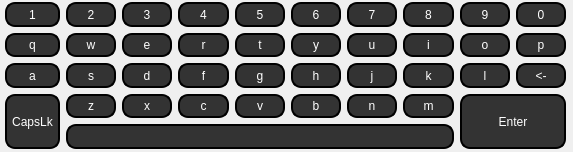
<?xml version="1.0" encoding="UTF-8"?>
<ui version="4.0">
 <class>Keyboard</class>
 <widget class="QWidget" name="Keyboard">
  <property name="geometry">
   <rect>
    <x>0</x>
    <y>0</y>
    <width>573</width>
    <height>152</height>
   </rect>
  </property>
  <property name="minimumSize">
   <size>
    <width>430</width>
    <height>150</height>
   </size>
  </property>
  <property name="maximumSize">
   <size>
    <width>16777215</width>
    <height>16777215</height>
   </size>
  </property>
  <property name="windowTitle">
   <string>Widget</string>
  </property>
  <layout class="QGridLayout" name="gridLayout">
   <property name="leftMargin">
    <number>5</number>
   </property>
   <property name="topMargin">
    <number>2</number>
   </property>
   <property name="rightMargin">
    <number>7</number>
   </property>
   <property name="bottomMargin">
    <number>3</number>
   </property>
   <item row="1" column="2">
    <widget class="Keys" name="toolButton_e">
     <property name="sizePolicy">
      <sizepolicy hsizetype="Expanding" vsizetype="Expanding">
       <horstretch>0</horstretch>
       <verstretch>0</verstretch>
      </sizepolicy>
     </property>
     <property name="styleSheet">
      <string notr="true">QToolButton{
	color: white;
	background: rgb(51,51,51);
	border: 2px solid;
	border-radius:10px;

}</string>
     </property>
     <property name="text">
      <string>e</string>
     </property>
    </widget>
   </item>
   <item row="6" column="6">
    <widget class="Keys" name="toolButton_n">
     <property name="sizePolicy">
      <sizepolicy hsizetype="Expanding" vsizetype="Expanding">
       <horstretch>0</horstretch>
       <verstretch>0</verstretch>
      </sizepolicy>
     </property>
     <property name="styleSheet">
      <string notr="true">QToolButton{
	color: white;
	background: rgb(51,51,51);
	border: 2px solid;
	border-radius:10px;

}</string>
     </property>
     <property name="text">
      <string>n</string>
     </property>
    </widget>
   </item>
   <item row="2" column="8">
    <widget class="Keys" name="toolButton_l">
     <property name="sizePolicy">
      <sizepolicy hsizetype="Expanding" vsizetype="Expanding">
       <horstretch>0</horstretch>
       <verstretch>0</verstretch>
      </sizepolicy>
     </property>
     <property name="styleSheet">
      <string notr="true">QToolButton{
	color: white;
	background: rgb(51,51,51);
	border: 2px solid;
	border-radius:10px;

}</string>
     </property>
     <property name="text">
      <string>l</string>
     </property>
    </widget>
   </item>
   <item row="1" column="1">
    <widget class="Keys" name="toolButton_w">
     <property name="sizePolicy">
      <sizepolicy hsizetype="Expanding" vsizetype="Expanding">
       <horstretch>0</horstretch>
       <verstretch>0</verstretch>
      </sizepolicy>
     </property>
     <property name="styleSheet">
      <string notr="true">QToolButton{
	color: white;
	background: rgb(51,51,51);
	border: 2px solid;
	border-radius:10px;

}</string>
     </property>
     <property name="text">
      <string>w</string>
     </property>
    </widget>
   </item>
   <item row="1" column="5">
    <widget class="Keys" name="toolButton_y">
     <property name="sizePolicy">
      <sizepolicy hsizetype="Expanding" vsizetype="Expanding">
       <horstretch>0</horstretch>
       <verstretch>0</verstretch>
      </sizepolicy>
     </property>
     <property name="styleSheet">
      <string notr="true">QToolButton{
	color: white;
	background: rgb(51,51,51);
	border: 2px solid;
	border-radius:10px;

}</string>
     </property>
     <property name="text">
      <string>y</string>
     </property>
    </widget>
   </item>
   <item row="0" column="3">
    <widget class="Keys" name="toolButton_4">
     <property name="sizePolicy">
      <sizepolicy hsizetype="Expanding" vsizetype="Expanding">
       <horstretch>0</horstretch>
       <verstretch>0</verstretch>
      </sizepolicy>
     </property>
     <property name="styleSheet">
      <string notr="true">QToolButton{
	color: white;
	background: rgb(51,51,51);
	border: 2px solid;
	border-radius:10px;

}</string>
     </property>
     <property name="text">
      <string>4</string>
     </property>
    </widget>
   </item>
   <item row="1" column="4">
    <widget class="Keys" name="toolButton_t">
     <property name="sizePolicy">
      <sizepolicy hsizetype="Expanding" vsizetype="Expanding">
       <horstretch>0</horstretch>
       <verstretch>0</verstretch>
      </sizepolicy>
     </property>
     <property name="styleSheet">
      <string notr="true">QToolButton{
	color: white;
	background: rgb(51,51,51);
	border: 2px solid;
	border-radius:10px;

}</string>
     </property>
     <property name="text">
      <string>t</string>
     </property>
    </widget>
   </item>
   <item row="2" column="9">
    <widget class="Keys" name="toolButton_Backspace">
     <property name="sizePolicy">
      <sizepolicy hsizetype="Expanding" vsizetype="Expanding">
       <horstretch>0</horstretch>
       <verstretch>0</verstretch>
      </sizepolicy>
     </property>
     <property name="styleSheet">
      <string notr="true">QToolButton{
	color: white;
	background: rgb(51,51,51);
	border: 2px solid;
	border-radius:10px;

}</string>
     </property>
     <property name="text">
      <string>&lt;-</string>
     </property>
    </widget>
   </item>
   <item row="0" column="1">
    <widget class="Keys" name="toolButton_2">
     <property name="sizePolicy">
      <sizepolicy hsizetype="Expanding" vsizetype="Expanding">
       <horstretch>0</horstretch>
       <verstretch>0</verstretch>
      </sizepolicy>
     </property>
     <property name="styleSheet">
      <string notr="true">QToolButton{
	color: white;
	background: rgb(51,51,51);
	border: 2px solid;
	border-radius:10px;

}</string>
     </property>
     <property name="text">
      <string>2</string>
     </property>
    </widget>
   </item>
   <item row="2" column="3">
    <widget class="Keys" name="toolButton_f">
     <property name="sizePolicy">
      <sizepolicy hsizetype="Expanding" vsizetype="Expanding">
       <horstretch>0</horstretch>
       <verstretch>0</verstretch>
      </sizepolicy>
     </property>
     <property name="styleSheet">
      <string notr="true">QToolButton{
	color: white;
	background: rgb(51,51,51);
	border: 2px solid;
	border-radius:10px;

}</string>
     </property>
     <property name="text">
      <string>f</string>
     </property>
    </widget>
   </item>
   <item row="1" column="3">
    <widget class="Keys" name="toolButton_r">
     <property name="sizePolicy">
      <sizepolicy hsizetype="Expanding" vsizetype="Expanding">
       <horstretch>0</horstretch>
       <verstretch>0</verstretch>
      </sizepolicy>
     </property>
     <property name="styleSheet">
      <string notr="true">QToolButton{
	color: white;
	background: rgb(51,51,51);
	border: 2px solid;
	border-radius:10px;

}</string>
     </property>
     <property name="text">
      <string>r</string>
     </property>
    </widget>
   </item>
   <item row="2" column="1">
    <widget class="Keys" name="toolButton_s">
     <property name="sizePolicy">
      <sizepolicy hsizetype="Expanding" vsizetype="Expanding">
       <horstretch>0</horstretch>
       <verstretch>0</verstretch>
      </sizepolicy>
     </property>
     <property name="styleSheet">
      <string notr="true">QToolButton{
	color: white;
	background: rgb(51,51,51);
	border: 2px solid;
	border-radius:10px;

}</string>
     </property>
     <property name="text">
      <string>s</string>
     </property>
    </widget>
   </item>
   <item row="2" column="5">
    <widget class="Keys" name="toolButton_h">
     <property name="sizePolicy">
      <sizepolicy hsizetype="Expanding" vsizetype="Expanding">
       <horstretch>0</horstretch>
       <verstretch>0</verstretch>
      </sizepolicy>
     </property>
     <property name="styleSheet">
      <string notr="true">QToolButton{
	color: white;
	background: rgb(51,51,51);
	border: 2px solid;
	border-radius:10px;

}</string>
     </property>
     <property name="text">
      <string>h</string>
     </property>
    </widget>
   </item>
   <item row="6" column="4">
    <widget class="Keys" name="toolButton_v">
     <property name="sizePolicy">
      <sizepolicy hsizetype="Expanding" vsizetype="Expanding">
       <horstretch>0</horstretch>
       <verstretch>0</verstretch>
      </sizepolicy>
     </property>
     <property name="styleSheet">
      <string notr="true">QToolButton{
	color: white;
	background: rgb(51,51,51);
	border: 2px solid;
	border-radius:10px;

}</string>
     </property>
     <property name="text">
      <string>v</string>
     </property>
    </widget>
   </item>
   <item row="6" column="5">
    <widget class="Keys" name="toolButton_b">
     <property name="sizePolicy">
      <sizepolicy hsizetype="Expanding" vsizetype="Expanding">
       <horstretch>0</horstretch>
       <verstretch>0</verstretch>
      </sizepolicy>
     </property>
     <property name="styleSheet">
      <string notr="true">QToolButton{
	color: white;
	background: rgb(51,51,51);
	border: 2px solid;
	border-radius:10px;

}</string>
     </property>
     <property name="text">
      <string>b</string>
     </property>
    </widget>
   </item>
   <item row="6" column="1">
    <widget class="Keys" name="toolButton_z">
     <property name="sizePolicy">
      <sizepolicy hsizetype="Expanding" vsizetype="Expanding">
       <horstretch>0</horstretch>
       <verstretch>0</verstretch>
      </sizepolicy>
     </property>
     <property name="styleSheet">
      <string notr="true">QToolButton{
	color: white;
	background: rgb(51,51,51);
	border: 2px solid;
	border-radius:10px;

}</string>
     </property>
     <property name="text">
      <string>z</string>
     </property>
    </widget>
   </item>
   <item row="1" column="0">
    <widget class="Keys" name="toolButton_q">
     <property name="sizePolicy">
      <sizepolicy hsizetype="Expanding" vsizetype="Expanding">
       <horstretch>0</horstretch>
       <verstretch>0</verstretch>
      </sizepolicy>
     </property>
     <property name="styleSheet">
      <string notr="true">QToolButton{
	color: white;
	background: rgb(51,51,51);
	border: 2px solid;
	border-radius:10px;

}</string>
     </property>
     <property name="text">
      <string>q</string>
     </property>
    </widget>
   </item>
   <item row="0" column="6">
    <widget class="Keys" name="toolButton_7">
     <property name="sizePolicy">
      <sizepolicy hsizetype="Expanding" vsizetype="Expanding">
       <horstretch>0</horstretch>
       <verstretch>0</verstretch>
      </sizepolicy>
     </property>
     <property name="styleSheet">
      <string notr="true">QToolButton{
	color: white;
	background: rgb(51,51,51);
	border: 2px solid;
	border-radius:10px;

}</string>
     </property>
     <property name="text">
      <string>7</string>
     </property>
    </widget>
   </item>
   <item row="1" column="7">
    <widget class="Keys" name="toolButton_i">
     <property name="sizePolicy">
      <sizepolicy hsizetype="Expanding" vsizetype="Expanding">
       <horstretch>0</horstretch>
       <verstretch>0</verstretch>
      </sizepolicy>
     </property>
     <property name="styleSheet">
      <string notr="true">QToolButton{
	color: white;
	background: rgb(51,51,51);
	border: 2px solid;
	border-radius:10px;

}</string>
     </property>
     <property name="text">
      <string>i</string>
     </property>
    </widget>
   </item>
   <item row="2" column="4">
    <widget class="Keys" name="toolButton_g">
     <property name="sizePolicy">
      <sizepolicy hsizetype="Expanding" vsizetype="Expanding">
       <horstretch>0</horstretch>
       <verstretch>0</verstretch>
      </sizepolicy>
     </property>
     <property name="styleSheet">
      <string notr="true">QToolButton{
	color: white;
	background: rgb(51,51,51);
	border: 2px solid;
	border-radius:10px;

}</string>
     </property>
     <property name="text">
      <string>g</string>
     </property>
    </widget>
   </item>
   <item row="0" column="2">
    <widget class="Keys" name="toolButton_3">
     <property name="sizePolicy">
      <sizepolicy hsizetype="Expanding" vsizetype="Expanding">
       <horstretch>0</horstretch>
       <verstretch>0</verstretch>
      </sizepolicy>
     </property>
     <property name="styleSheet">
      <string notr="true">QToolButton{
	color: white;
	background: rgb(51,51,51);
	border: 2px solid;
	border-radius:10px;

}</string>
     </property>
     <property name="text">
      <string>3</string>
     </property>
    </widget>
   </item>
   <item row="6" column="2">
    <widget class="Keys" name="toolButton_x">
     <property name="sizePolicy">
      <sizepolicy hsizetype="Expanding" vsizetype="Expanding">
       <horstretch>0</horstretch>
       <verstretch>0</verstretch>
      </sizepolicy>
     </property>
     <property name="styleSheet">
      <string notr="true">QToolButton{
	color: white;
	background: rgb(51,51,51);
	border: 2px solid;
	border-radius:10px;

}</string>
     </property>
     <property name="text">
      <string>x</string>
     </property>
    </widget>
   </item>
   <item row="0" column="0">
    <widget class="Keys" name="toolButton_1">
     <property name="sizePolicy">
      <sizepolicy hsizetype="Expanding" vsizetype="Expanding">
       <horstretch>0</horstretch>
       <verstretch>0</verstretch>
      </sizepolicy>
     </property>
     <property name="styleSheet">
      <string notr="true">QToolButton{
	color: white;
	background: rgb(51,51,51);
	border: 2px solid;
	border-radius:10px;

}</string>
     </property>
     <property name="text">
      <string>1</string>
     </property>
    </widget>
   </item>
   <item row="2" column="0">
    <widget class="Keys" name="toolButton_a">
     <property name="sizePolicy">
      <sizepolicy hsizetype="Expanding" vsizetype="Expanding">
       <horstretch>0</horstretch>
       <verstretch>0</verstretch>
      </sizepolicy>
     </property>
     <property name="styleSheet">
      <string notr="true">QToolButton{
	color: white;
	background: rgb(51,51,51);
	border: 2px solid;
	border-radius:10px;

}</string>
     </property>
     <property name="text">
      <string>a</string>
     </property>
    </widget>
   </item>
   <item row="0" column="7">
    <widget class="Keys" name="toolButton_8">
     <property name="sizePolicy">
      <sizepolicy hsizetype="Expanding" vsizetype="Expanding">
       <horstretch>0</horstretch>
       <verstretch>0</verstretch>
      </sizepolicy>
     </property>
     <property name="styleSheet">
      <string notr="true">QToolButton{
	color: white;
	background: rgb(51,51,51);
	border: 2px solid;
	border-radius:10px;

}</string>
     </property>
     <property name="text">
      <string>8</string>
     </property>
    </widget>
   </item>
   <item row="6" column="3">
    <widget class="Keys" name="toolButton_c">
     <property name="sizePolicy">
      <sizepolicy hsizetype="Expanding" vsizetype="Expanding">
       <horstretch>0</horstretch>
       <verstretch>0</verstretch>
      </sizepolicy>
     </property>
     <property name="styleSheet">
      <string notr="true">QToolButton{
	color: white;
	background: rgb(51,51,51);
	border: 2px solid;
	border-radius:10px;

}</string>
     </property>
     <property name="text">
      <string>c</string>
     </property>
    </widget>
   </item>
   <item row="0" column="9">
    <widget class="Keys" name="toolButton_0">
     <property name="sizePolicy">
      <sizepolicy hsizetype="Expanding" vsizetype="Expanding">
       <horstretch>0</horstretch>
       <verstretch>0</verstretch>
      </sizepolicy>
     </property>
     <property name="styleSheet">
      <string notr="true">QToolButton{
	color: white;
	background: rgb(51,51,51);
	border: 2px solid;
	border-radius:10px;

}</string>
     </property>
     <property name="text">
      <string>0</string>
     </property>
    </widget>
   </item>
   <item row="0" column="8">
    <widget class="Keys" name="toolButton_9">
     <property name="sizePolicy">
      <sizepolicy hsizetype="Expanding" vsizetype="Expanding">
       <horstretch>0</horstretch>
       <verstretch>0</verstretch>
      </sizepolicy>
     </property>
     <property name="styleSheet">
      <string notr="true">QToolButton{
	color: white;
	background: rgb(51,51,51);
	border: 2px solid;
	border-radius:10px;

}</string>
     </property>
     <property name="text">
      <string>9</string>
     </property>
    </widget>
   </item>
   <item row="1" column="8">
    <widget class="Keys" name="toolButton_o">
     <property name="sizePolicy">
      <sizepolicy hsizetype="Expanding" vsizetype="Expanding">
       <horstretch>0</horstretch>
       <verstretch>0</verstretch>
      </sizepolicy>
     </property>
     <property name="styleSheet">
      <string notr="true">QToolButton{
	color: white;
	background: rgb(51,51,51);
	border: 2px solid;
	border-radius:10px;

}</string>
     </property>
     <property name="text">
      <string>o</string>
     </property>
    </widget>
   </item>
   <item row="0" column="4">
    <widget class="Keys" name="toolButton_5">
     <property name="sizePolicy">
      <sizepolicy hsizetype="Expanding" vsizetype="Expanding">
       <horstretch>0</horstretch>
       <verstretch>0</verstretch>
      </sizepolicy>
     </property>
     <property name="styleSheet">
      <string notr="true">QToolButton{
	color: white;
	background: rgb(51,51,51);
	border: 2px solid;
	border-radius:10px;

}</string>
     </property>
     <property name="text">
      <string>5</string>
     </property>
    </widget>
   </item>
   <item row="6" column="7">
    <widget class="Keys" name="toolButton_m">
     <property name="sizePolicy">
      <sizepolicy hsizetype="Expanding" vsizetype="Expanding">
       <horstretch>0</horstretch>
       <verstretch>0</verstretch>
      </sizepolicy>
     </property>
     <property name="styleSheet">
      <string notr="true">QToolButton{
	color: white;
	background: rgb(51,51,51);
	border: 2px solid;
	border-radius:10px;

}</string>
     </property>
     <property name="text">
      <string>m</string>
     </property>
    </widget>
   </item>
   <item row="1" column="9">
    <widget class="Keys" name="toolButton_p">
     <property name="sizePolicy">
      <sizepolicy hsizetype="Expanding" vsizetype="Expanding">
       <horstretch>0</horstretch>
       <verstretch>0</verstretch>
      </sizepolicy>
     </property>
     <property name="styleSheet">
      <string notr="true">QToolButton{
	color: white;
	background: rgb(51,51,51);
	border: 2px solid;
	border-radius:10px;

}</string>
     </property>
     <property name="text">
      <string>p</string>
     </property>
    </widget>
   </item>
   <item row="2" column="7">
    <widget class="Keys" name="toolButton_k">
     <property name="sizePolicy">
      <sizepolicy hsizetype="Expanding" vsizetype="Expanding">
       <horstretch>0</horstretch>
       <verstretch>0</verstretch>
      </sizepolicy>
     </property>
     <property name="styleSheet">
      <string notr="true">QToolButton{
	color: white;
	background: rgb(51,51,51);
	border: 2px solid;
	border-radius:10px;

}</string>
     </property>
     <property name="text">
      <string>k</string>
     </property>
    </widget>
   </item>
   <item row="2" column="6">
    <widget class="Keys" name="toolButton_j">
     <property name="sizePolicy">
      <sizepolicy hsizetype="Expanding" vsizetype="Expanding">
       <horstretch>0</horstretch>
       <verstretch>0</verstretch>
      </sizepolicy>
     </property>
     <property name="styleSheet">
      <string notr="true">QToolButton{
	color: white;
	background: rgb(51,51,51);
	border: 2px solid;
	border-radius:10px;

}</string>
     </property>
     <property name="text">
      <string>j</string>
     </property>
    </widget>
   </item>
   <item row="1" column="6">
    <widget class="Keys" name="toolButton_u">
     <property name="sizePolicy">
      <sizepolicy hsizetype="Expanding" vsizetype="Expanding">
       <horstretch>0</horstretch>
       <verstretch>0</verstretch>
      </sizepolicy>
     </property>
     <property name="styleSheet">
      <string notr="true">QToolButton{
	color: white;
	background: rgb(51,51,51);
	border: 2px solid;
	border-radius:10px;

}</string>
     </property>
     <property name="text">
      <string>u</string>
     </property>
    </widget>
   </item>
   <item row="2" column="2">
    <widget class="Keys" name="toolButton_d">
     <property name="sizePolicy">
      <sizepolicy hsizetype="Expanding" vsizetype="Expanding">
       <horstretch>0</horstretch>
       <verstretch>0</verstretch>
      </sizepolicy>
     </property>
     <property name="styleSheet">
      <string notr="true">QToolButton{
	color: white;
	background: rgb(51,51,51);
	border: 2px solid;
	border-radius:10px;

}</string>
     </property>
     <property name="text">
      <string>d</string>
     </property>
    </widget>
   </item>
   <item row="6" column="8" rowspan="2" colspan="2">
    <widget class="Keys" name="toolButton_Enter">
     <property name="sizePolicy">
      <sizepolicy hsizetype="Expanding" vsizetype="Expanding">
       <horstretch>0</horstretch>
       <verstretch>0</verstretch>
      </sizepolicy>
     </property>
     <property name="styleSheet">
      <string notr="true">QToolButton{
	color: white;
	background: rgb(51,51,51);
	border: 2px solid;
	border-radius:10px;

}</string>
     </property>
     <property name="text">
      <string>Enter</string>
     </property>
    </widget>
   </item>
   <item row="0" column="5">
    <widget class="Keys" name="toolButton_6">
     <property name="sizePolicy">
      <sizepolicy hsizetype="Expanding" vsizetype="Expanding">
       <horstretch>0</horstretch>
       <verstretch>0</verstretch>
      </sizepolicy>
     </property>
     <property name="styleSheet">
      <string notr="true">QToolButton{
	color: white;
	background: rgb(51,51,51);
	border: 2px solid;
	border-radius:10px;

}</string>
     </property>
     <property name="text">
      <string>6</string>
     </property>
    </widget>
   </item>
   <item row="7" column="1" colspan="7">
    <widget class="Keys" name="toolButton_Space">
     <property name="sizePolicy">
      <sizepolicy hsizetype="Expanding" vsizetype="Expanding">
       <horstretch>0</horstretch>
       <verstretch>0</verstretch>
      </sizepolicy>
     </property>
     <property name="styleSheet">
      <string notr="true">QToolButton{
	color: white;
	background: rgb(51,51,51);
	border: 2px solid;
	border-radius:10px;

}</string>
     </property>
     <property name="text">
      <string/>
     </property>
    </widget>
   </item>
   <item row="6" column="0" rowspan="2">
    <widget class="Keys" name="toolButton_CapsLk">
     <property name="sizePolicy">
      <sizepolicy hsizetype="Expanding" vsizetype="Expanding">
       <horstretch>0</horstretch>
       <verstretch>0</verstretch>
      </sizepolicy>
     </property>
     <property name="styleSheet">
      <string notr="true">QToolButton{
	color: white;
	background: rgb(51,51,51);
	border: 2px solid;
	border-radius:10px;

}</string>
     </property>
     <property name="text">
      <string>CapsLk</string>
     </property>
    </widget>
   </item>
  </layout>
 </widget>
 <customwidgets>
  <customwidget>
   <class>Keys</class>
   <extends>QToolButton</extends>
   <header location="global">keys.h</header>
  </customwidget>
 </customwidgets>
 <resources/>
 <connections/>
</ui>
